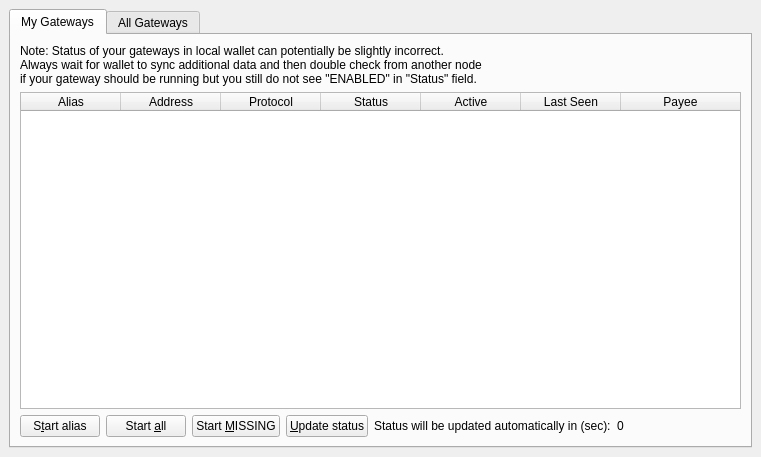
<?xml version="1.0" encoding="UTF-8"?>
<ui version="4.0">
 <class>GatewayList</class>
 <widget class="QWidget" name="GatewayList">
  <property name="geometry">
   <rect>
    <x>0</x>
    <y>0</y>
    <width>761</width>
    <height>457</height>
   </rect>
  </property>
  <property name="windowTitle">
   <string>Form</string>
  </property>
  <layout class="QVBoxLayout" name="topLayout">
   <property name="leftMargin">
    <number>9</number>
   </property>
   <property name="topMargin">
    <number>9</number>
   </property>
   <property name="rightMargin">
    <number>9</number>
   </property>
   <property name="bottomMargin">
    <number>9</number>
   </property>
   <item>
    <layout class="QVBoxLayout" name="verticalLayout">
     <property name="bottomMargin">
      <number>0</number>
     </property>
     <item>
      <widget class="QTabWidget" name="tabWidget">
       <property name="currentIndex">
        <number>0</number>
       </property>
       <widget class="QWidget" name="tabMyGateways">
        <attribute name="title">
         <string>My Gateways</string>
        </attribute>
        <layout class="QGridLayout" name="gridLayout_2">
         <item row="0" column="0">
          <layout class="QVBoxLayout" name="verticalLayout_2">
           <property name="bottomMargin">
            <number>0</number>
           </property>
           <item>
            <layout class="QHBoxLayout" name="horizontalLayout_note">
             <property name="bottomMargin">
              <number>0</number>
             </property>
             <item>
              <widget class="QLabel" name="updateNote">
               <property name="text">
                <string>Note: Status of your gateways in local wallet can potentially be slightly incorrect.&lt;br&gt;Always wait for wallet to sync additional data and then double check from another node&lt;br&gt;if your gateway should be running but you still do not see "ENABLED" in "Status" field.</string>
               </property>
              </widget>
             </item>
            </layout>
           </item>
           <item>
            <widget class="QTableWidget" name="tableWidgetMyGateways">
             <property name="minimumSize">
              <size>
               <width>695</width>
               <height>0</height>
              </size>
             </property>
             <property name="editTriggers">
              <set>QAbstractItemView::NoEditTriggers</set>
             </property>
             <property name="alternatingRowColors">
              <bool>true</bool>
             </property>
             <property name="selectionMode">
              <enum>QAbstractItemView::SingleSelection</enum>
             </property>
             <property name="selectionBehavior">
              <enum>QAbstractItemView::SelectRows</enum>
             </property>
             <property name="sortingEnabled">
              <bool>true</bool>
             </property>
             <attribute name="horizontalHeaderStretchLastSection">
              <bool>true</bool>
             </attribute>
             <column>
              <property name="text">
               <string>Alias</string>
              </property>
             </column>
             <column>
              <property name="text">
               <string>Address</string>
              </property>
             </column>
             <column>
              <property name="text">
               <string>Protocol</string>
              </property>
             </column>
             <column>
              <property name="text">
               <string>Status</string>
              </property>
             </column>
             <column>
              <property name="text">
               <string>Active</string>
              </property>
             </column>
             <column>
              <property name="text">
               <string>Last Seen</string>
              </property>
             </column>
             <column>
              <property name="text">
               <string>Payee</string>
              </property>
             </column>
            </widget>
           </item>
           <item>
            <layout class="QHBoxLayout" name="horizontalLayout_5">
             <property name="bottomMargin">
              <number>0</number>
             </property>
             <item>
              <widget class="QPushButton" name="startButton">
               <property name="text">
                <string>S&amp;tart alias</string>
               </property>
              </widget>
             </item>
             <item>
              <widget class="QPushButton" name="startAllButton">
               <property name="text">
                <string>Start &amp;all</string>
               </property>
              </widget>
             </item>
             <item>
              <widget class="QPushButton" name="startMissingButton">
               <property name="text">
                <string>Start &amp;MISSING</string>
               </property>
              </widget>
             </item>
             <item>
              <widget class="QPushButton" name="UpdateButton">
               <property name="text">
                <string>&amp;Update status</string>
               </property>
              </widget>
             </item>
             <item>
              <widget class="QLabel" name="autoupdate_label">
               <property name="text">
                <string>Status will be updated automatically in (sec):</string>
               </property>
              </widget>
             </item>
             <item>
              <widget class="QLabel" name="secondsLabel">
               <property name="text">
                <string>0</string>
               </property>
              </widget>
             </item>
             <item>
              <spacer name="horizontalSpacer_5">
               <property name="orientation">
                <enum>Qt::Horizontal</enum>
               </property>
               <property name="sizeHint" stdset="0">
                <size>
                 <width>40</width>
                 <height>20</height>
                </size>
               </property>
              </spacer>
             </item>
            </layout>
           </item>
          </layout>
         </item>
        </layout>
       </widget>
       <widget class="QWidget" name="tabAllGateways">
        <attribute name="title">
         <string>All Gateways</string>
        </attribute>
        <layout class="QGridLayout" name="gridLayout">
         <item row="1" column="0">
          <widget class="QTableWidget" name="tableWidgetGateways">
           <property name="editTriggers">
            <set>QAbstractItemView::NoEditTriggers</set>
           </property>
           <property name="alternatingRowColors">
            <bool>true</bool>
           </property>
           <property name="selectionBehavior">
            <enum>QAbstractItemView::SelectRows</enum>
           </property>
           <property name="sortingEnabled">
            <bool>true</bool>
           </property>
           <attribute name="horizontalHeaderStretchLastSection">
            <bool>true</bool>
           </attribute>
           <column>
            <property name="text">
             <string>Address</string>
            </property>
           </column>
           <column>
            <property name="text">
             <string>Protocol</string>
            </property>
           </column>
           <column>
            <property name="text">
             <string>Status</string>
            </property>
           </column>
           <column>
            <property name="text">
             <string>Active</string>
            </property>
           </column>
           <column>
            <property name="text">
             <string>Last Seen</string>
            </property>
           </column>
           <column>
            <property name="text">
             <string>Payee</string>
            </property>
           </column>
          </widget>
         </item>
         <item row="0" column="0">
          <layout class="QHBoxLayout" name="horizontalLayout_3">
           <property name="bottomMargin">
            <number>0</number>
           </property>
           <item>
            <widget class="QLabel" name="label_filter">
             <property name="text">
              <string>Filter List:</string>
             </property>
            </widget>
           </item>
           <item>
            <widget class="QLineEdit" name="filterLineEdit">
             <property name="toolTip">
              <string>Filter gateway list</string>
             </property>
            </widget>
           </item>
           <item>
            <spacer name="horizontalSpacer_3">
             <property name="orientation">
              <enum>Qt::Horizontal</enum>
             </property>
             <property name="sizeHint" stdset="0">
              <size>
               <width>10</width>
               <height>20</height>
              </size>
             </property>
            </spacer>
           </item>
           <item>
            <widget class="QLabel" name="label_count">
             <property name="text">
              <string>Node Count:</string>
             </property>
            </widget>
           </item>
           <item>
            <widget class="QLabel" name="countLabel">
             <property name="text">
              <string>0</string>
             </property>
            </widget>
           </item>
          </layout>
         </item>
        </layout>
       </widget>
      </widget>
     </item>
    </layout>
   </item>
  </layout>
 </widget>
 <resources/>
 <connections/>
</ui>
